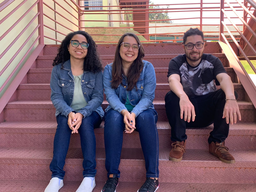
#> input picture codigo_exercicios/Prova 1/img/imagem2.png, 256 x 192 px, shrunk from 1600 x 1200 before the run
$ python prova1-escada.py
#> lines starting #> are read from the running program, lines starting #| are printed output that depends on the picture; after the words box and inside, x2 and y2 are one past the last pixel; in counts of white or black regions, pixels touching at a corner belong together
import cv2
import numpy as np

# lê uma imagem
# img = cv2.imread('mural.jpg') #Mural
img = cv2.imread('img/imagem2.png')  # Grama
#> img is the input picture: shape (192, 256, 3); mean B, G, R 108.9, 99.5, 124.2

# gaus = cv2.GaussianBlur(img, (9,9), 9)
# define uma matriz de cor zero (preto) de mesmo tamanho da imagem original
mascara = np.zeros(img.shape[:2], dtype="uint8")
diferenca = np.zeros(img.shape[:2], dtype="uint8")
complemento = np.zeros(img.shape[:2], dtype="uint8")

# converte em nível de cinza
# cinza = cv2.cvtColor(img, cv2.COLOR_BGR2GRAY)

# converto em cada canal
b = img[:, :, 0]
g = img[:, :, 1]
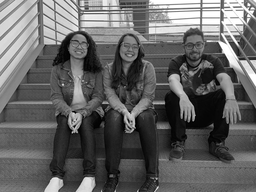
#> g: shape (192, 256); min 0, max 255, mean 99.5
r = img[:, :, 2]
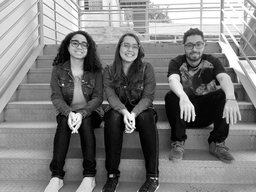
#> r: shape (192, 256); min 0, max 255, mean 124.2

diferenca = b - r
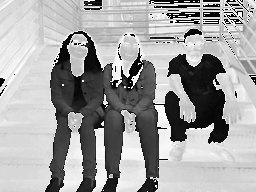
#> diferenca: shape (192, 256); min 0, max 255, mean 162

v = []
for i in range(10, 50, 1):
    v.append(i)

for x in range(1, diferenca.shape[0] - 1, 1):
    for y in range(1, diferenca.shape[1] - 1, 1):
        if (diferenca[x, y] in v):
            if ((diferenca[x - 1, y - 1] in v) or
                    (diferenca[x - 1, y] in v) or
                    (diferenca[x - 1, y + 1] in v) or
                    (diferenca[x, y - 1] in v) or
                    (diferenca[x, y + 1] in v) or
                    (diferenca[x + 1, y - 1] in v) or
                    (diferenca[x + 1, y] in v) or
                    (diferenca[x + 1, y + 1] in v)):
                mascara[x, y] = 255
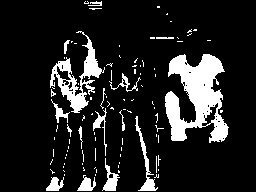
#> mascara: shape (192, 256); 13.1% white; 97 white regions (81 under 20 px), largest, box (x1, y1, x2, y2) and area: (165, 54, 229, 143) 3162, (50, 31, 105, 113) 1288, (135, 116, 158, 191) 348

complemento = 255 - (g + 110)
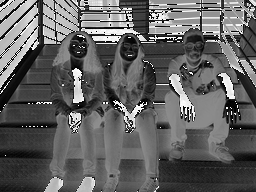
#> complemento: shape (192, 256); min 0, max 255, mean 97.3

v = []
for i in range(90, 100, 1):
    v.append(i)

for x in range(1, complemento.shape[0] - 1, 1):
    for y in range(1, complemento.shape[1] - 1, 1):
        if (complemento[x, y] in v):
            if ((complemento[x - 1, y - 1] in v) or
                    (complemento[x - 1, y] in v) or
                    (complemento[x - 1, y + 1] in v) or
                    (complemento[x, y - 1] in v) or
                    (complemento[x, y + 1] in v) or
                    (complemento[x + 1, y - 1] in v) or
                    (complemento[x + 1, y] in v) or
                    (complemento[x + 1, y + 1] in v)):
                mascara[x, y] = 255
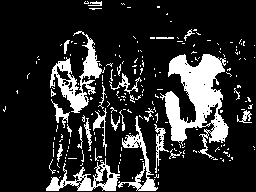
#> mascara: shape (192, 256); 17.2% white; 199 white regions (172 under 20 px), largest, box (x1, y1, x2, y2) and area: (160, 54, 229, 159) 3344, (50, 31, 105, 113) 1347, (46, 158, 120, 191) 860

# Converter a imagem para o espaço de cores HSV
# imagem_hsv = cv2.cvtColor(gaus, cv2.COLOR_BGR2HSV)
imagem_hsv = cv2.cvtColor(img, cv2.COLOR_BGR2HSV)
#> imagem_hsv: shape (192, 256, 3); mean H, S, V 111.8, 97.1, 136.1

# Definir a faixa de tons de pele na escala HSV
# Esses valores podem variar dependendo da iluminação e da imagem específica
tom_de_pele_min = np.array([0, 10, 20], dtype=np.uint8)
tom_de_pele_max = np.array([20, 255, 255], dtype=np.uint8)

# Criar uma máscara usando a faixa de tons de pele
mask = cv2.inRange(imagem_hsv, tom_de_pele_min, tom_de_pele_max)
#> mask: shape (192, 256); 20% white; 188 white regions (163 under 20 px), largest, box (x1, y1, x2, y2) and area: (42, 0, 256, 90) 5908, (216, 74, 254, 124) 520, (68, 34, 87, 76) 513

# Extrair a parte da imagem que corresponde à pele
pele = cv2.bitwise_and(img, img, mask=mask)

# Mostrar a imagem da pele isolada
# cv2.imshow('Pele Isolada', imagem_pele)
# cv2.waitKey(0)
# cv2.destroyAllWindows()

# Salvar a imagem da pele isolada
# cv2.imwrite('pele_isolada.jpg', imagem_pele)

# mostra a máscara
# cv2.imshow("Máscara definida",mascara)

# aplica a máscara a imagem
# faz uma operação and da imagem com a imagem de acordo a máscara
roupa = cv2.bitwise_and(img, img, mask=mascara)

mascara = cv2.bitwise_or(pele, roupa)
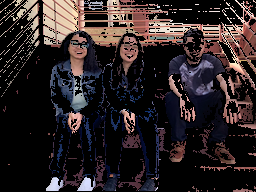
#> mascara: shape (192, 256, 3); mean B, G, R 37.4, 36.3, 44.9
cv2.imwrite("escada.jpeg", mascara)
# mostra a imagem após aplicar a máscar
cv2.imshow("Máscara aplicada à imagem", mascara)

cv2.waitKey(0)

$ run again, with Prova PI/Prova PI/img/mural.jpg saved as codigo_exercicios/Prova 1/img/imagem2.png
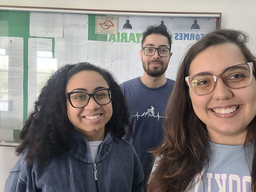
#> input picture Prova PI/Prova PI/img/mural.jpg, 256 x 192 px, shrunk from 800 x 600 before the run
#> img is the input picture: shape (192, 256, 3); mean B, G, R 122.2, 124.6, 130.7
#> after the loop `for x in range(1, diferenca.shape[0] - 1, 1):`:
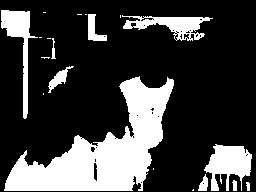
#> mascara: shape (192, 256); 25% white; 20 white regions (10 under 20 px), largest, box (x1, y1, x2, y2) and area: (4, 76, 174, 191) 8086, (204, 144, 252, 191) 1326, (1, 10, 38, 119) 1107
#> imagem_hsv: shape (192, 256, 3); mean H, S, V 62, 47, 137.8
#> mask: shape (192, 256); 36.1% white; 73 white regions (63 under 20 px), largest, box (x1, y1, x2, y2) and area: (0, 0, 256, 192) 12595, (65, 69, 113, 142) 2569, (139, 32, 173, 88) 1355
#> `mascara = cv2.bitwise_or(pele, roupa)`:
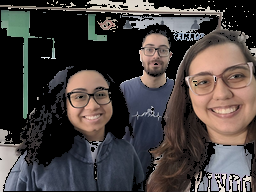
#> mascara: shape (192, 256, 3); mean B, G, R 63.7, 65.2, 71.7

$ run again, with codigo_exercicios/Prova 1/img/imagem10.png copied over codigo_exercicios/Prova 1/img/imagem2.png
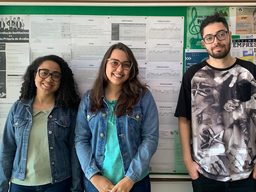
#> input picture codigo_exercicios/Prova 1/img/imagem10.png, 256 x 192 px, shrunk from 1600 x 1200 before the run
#> img is the input picture: shape (192, 256, 3); mean B, G, R 117.3, 120.5, 113.3
#> after the loop `for x in range(1, diferenca.shape[0] - 1, 1):`:
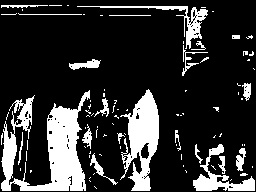
#> mascara: shape (192, 256); 19.2% white; 89 white regions (68 under 20 px), largest, box (x1, y1, x2, y2) and area: (1, 90, 90, 191) 3903, (120, 89, 159, 191) 2133, (193, 144, 255, 191) 868
#> imagem_hsv: shape (192, 256, 3); mean H, S, V 70.5, 74.4, 131.8
#> mask: shape (192, 256); 22.7% white; 154 white regions (127 under 20 px), largest, box (x1, y1, x2, y2) and area: (89, 42, 153, 117) 2461, (201, 7, 256, 70) 1976, (178, 64, 256, 181) 1543
#> `mascara = cv2.bitwise_or(pele, roupa)`:
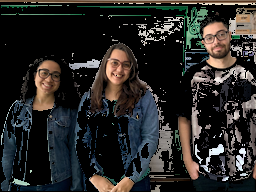
#> mascara: shape (192, 256, 3); mean B, G, R 38.8, 40.5, 41.9
